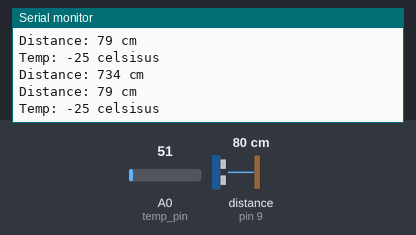
This sketch was run on a simulated Arduino Uno, built with avr-gcc and run on an emulated ATmega328P. Parts: the last lines printed to the serial monitor. Wiring (inferred from the names in the program): ultrasonic range finder: trigger pin 8; echo pin 9. The inputs (shaded band) are chosen by the test bench; at power-on: A0 (temp_pin) = 51, distance to the obstacle (sensor on pin 9) 80 cm. The echo pulse lasts 58.3 µs per cm.

Above: at 4.2 s.
4.3 s: A0 (temp_pin) set to 77
At 4.9 s:
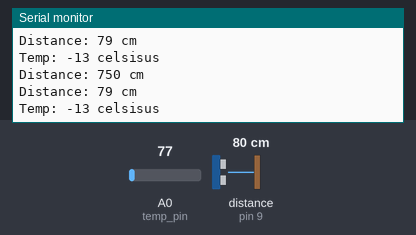
7.3 s: A0 (temp_pin) set to 88
At 8.0 s:
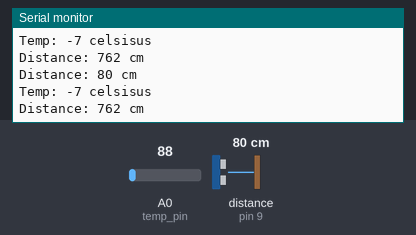
Timing chart, 0 to 10.3 s (numbered marks = the images above; inputs shaded):
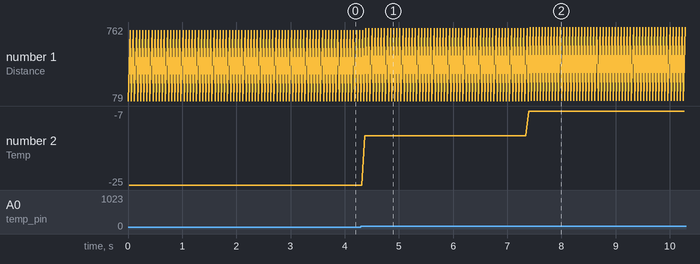

Measured:
- the behaviour switches between 83 and 84 on A0 (temp_pin) (found by bisection; images 1 and 2)
- after the input at 4.3 s, the serial monitor: prints a new line after 0.07 s (image 1)
- after the input at 7.3 s, the serial monitor: prints a new line after 0.10 s (image 2)
- plotted number 1: 79 → 762 after the input at 7.3 s
- plotted number 2: -25 → -13 after the input at 4.3 s, -13 → -7 after the input at 7.3 s

The sketch:

temp_based_distance_calculation1.ino
```cpp
// C++ code
//

int echo_pin=9;
int trig_pin=8;
int temp_pin=A0;
long duration;
int distance;
int temp;
float speed_sound;

void setup()
{
  pinMode(echo_pin, INPUT);
  pinMode(trig_pin, OUTPUT);
   pinMode(temp_pin, INPUT);
  Serial.begin(9600);
}

void loop()
{
  digitalWrite(trig_pin,LOW);
  delayMicroseconds(2);

  digitalWrite(trig_pin,HIGH);
  delayMicroseconds(10);
  digitalWrite(trig_pin,LOW)
;
  duration=pulseIn(echo_pin,HIGH);

  distance=duration*0.0343/2;


  Serial.print("Distance: ");
  Serial.print(distance);
  Serial.println(" cm");

  temp=analogRead(temp_pin);
  int actual_temp=map(temp,20,358,-40,125);
  Serial.print("Temp: ");
  Serial.print(actual_temp);
  Serial.println(" celsisus");

  speed_sound=331+0.6*(actual_temp);
  speed_sound=(speed_sound*100)/100000;
  distance=duration*speed_sound/2;
  Serial.print("Distance: ");
  Serial.print(distance);
  Serial.println(" cm");


}
```
